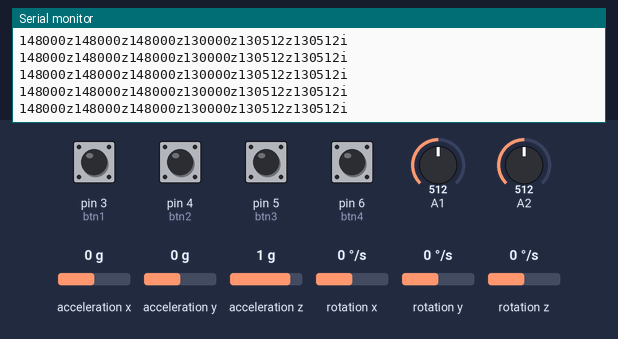
A sketch run on a simulated Arduino Uno, built with avr-gcc and run on an emulated ATmega328P. Parts: the last lines printed to the serial monitor. The test bench sets the inputs (shaded band); at power-on: pin 3 (btn1), pin 4 (btn2), pin 5 (btn3), pin 6 (btn4) HIGH, acceleration x 0 g, A1 = 512, A2 = 512, acceleration y 0 g, acceleration z 1 g, rotation x 0 °/s, rotation y 0 °/s, rotation z 0 °/s.

Above: at 1.2 s.
1.3 s: acceleration x set to -1.4 g
At 2.2 s:
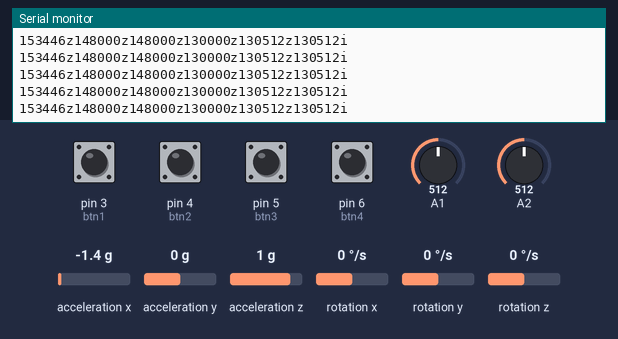
2.8 s: A1 set to 716
At 3.6 s:
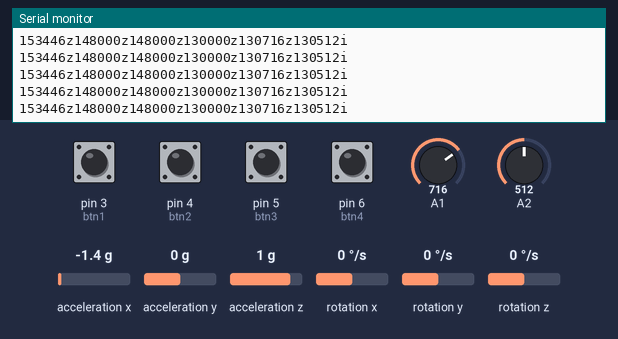
5.8 s: A2 set to 716
At 6.4 s:
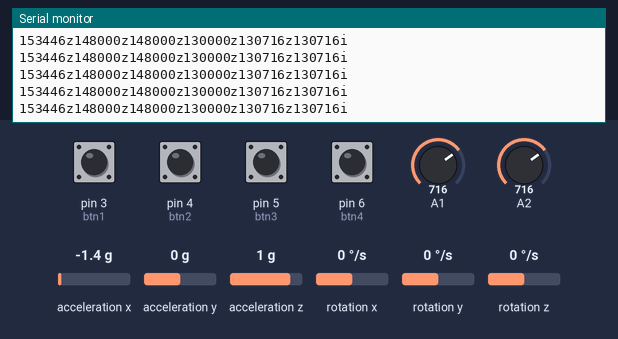
7.3 s: pin 3 (btn1) pulled LOW for 0.15 s
8.9 s: pin 4 (btn2) pulled LOW for 0.15 s
10.5 s: pin 5 (btn3) pulled LOW for 0.15 s
Timing chart, 0 to 13.1 s (numbered marks = the images above; inputs shaded):
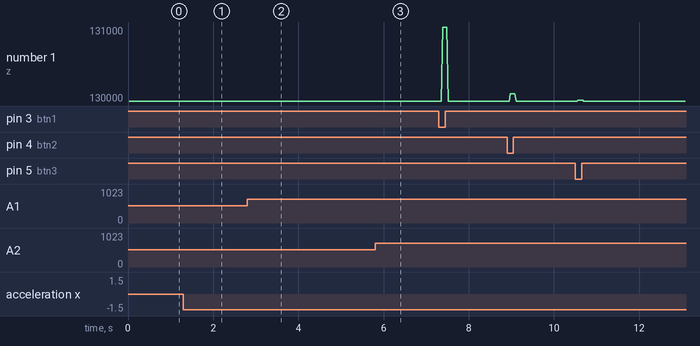

Measured:
- after the input at 1.3 s, the serial monitor: prints a new line at once (image 1)
- after the input at 2.8 s, the serial monitor: prints a new line at once (image 2)
- after the input at 5.8 s, the serial monitor: prints a new line at once (image 3)

The sketch:

sketch_jun26a.ino
```cpp
#include <Bounce2.h>

#include <Wire.h>
#include <MPU6050.h>

MPU6050 mpu;


// Pitch, Roll and Yaw values
float pitch = 0;
float roll = 0;
float yaw = 0;

uint16_t button1;
uint8_t i;

Bounce btn1 = Bounce();
Bounce btn2 = Bounce();
Bounce btn3 = Bounce();
Bounce btn4 = Bounce();


void setup()
{

  Serial.begin(115200);
  //Serial.begin(19200);

  // Initialize MPU6050
  while(!mpu.begin(MPU6050_SCALE_2000DPS, MPU6050_RANGE_2G))
  {
    Serial.println("Could not find a valid MPU6050 sensor, check wiring!");
    delay(500);
  }
  btn1.attach(3, INPUT_PULLUP);
  btn1.interval(15);
  btn2.attach(4, INPUT_PULLUP);
  btn2.interval(15);
  btn3.attach(5, INPUT_PULLUP);
  btn3.interval(15);
  btn4.attach(6, INPUT_PULLUP);
  btn4.interval(15);
}

void loop()
{
  //timer = millis();
 /*Serial.print(analogRead(A4));
 Serial.print(" ");
 Serial.print(analogRead(A5));
 Serial.print(" ");
 Serial.println(analogRead(A4)-analogRead(A5));*/

  btn1.update();
  delay(7);
  btn2.update();
  delay(7);
  btn3.update();
  delay(7);
  btn4.update();
  delay(7);
  Vector normAccel = mpu.readNormalizeAccel();

  // Calculate Pitch & Roll
  double pitch = -(atan2(normAccel.XAxis, sqrt(normAccel.YAxis*normAccel.YAxis + normAccel.ZAxis*normAccel.ZAxis))*180.0)/M_PI;
  double roll = (atan2(normAccel.YAxis, normAccel.ZAxis)*180.0)/M_PI;

  // Read normalized values
  /*Vector norm = mpu.readNormalizeGyro();

  // Calculate Pitch, Roll and Yaw
  pitch = pitch + norm.YAxis * timeStep;
  roll = roll + norm.XAxis * timeStep;
  yaw = yaw + norm.ZAxis * timeStep;*/

  // Output raw
  //Serial.print(" Pitch = ");
  Serial.print((int)((pitch+180)*100.0)+130000);
  //Serial.print((int)((pitch+180)*100.0));
  Serial.print("z");
  //Serial.print(" Roll = ");
  Serial.print((int)((roll+180)*100.0)+130000);
  //Serial.print((int)((roll+180)*100.0));
  Serial.print("z");

  //Serial.print(" Yaw = ");
  Serial.print((int)((yaw+180)*100.0)+130000);
  //Serial.print(0);
  Serial.print("z");

  button1 = 1000*(!btn1.read()) + 100*(!btn2.read())+10*(!btn3.read())+(!btn4.read());

  Serial.print((int)button1 + 130000);
  Serial.print("z");

  Serial.print((int)analogRead(A1) + 130000);
  Serial.print("z");

  Serial.print((int)analogRead(A2) + 130000);
  Serial.print("i");

  Serial.println();

}
```
